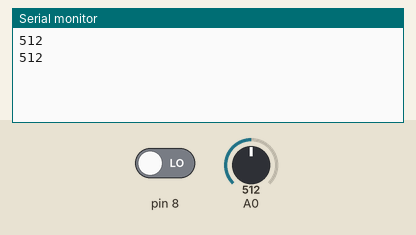
A sketch run on a simulated Arduino Uno, built with avr-gcc and run on an emulated ATmega328P. On the bench: the last lines printed to the serial monitor. The test bench sets the inputs (shaded band); at power-on: A0 = 512, pin 8 LOW.

Above: at 1.8 s.
1.9 s: A0 set to 716
At 2.4 s:
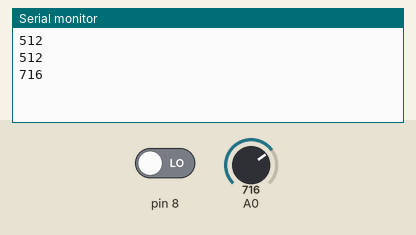
3.4 s: A0 set to 900
At 4.8 s:
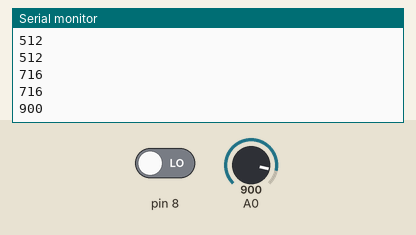
Timing chart, 0 to 6.4 s (numbered marks = the images above; inputs shaded):
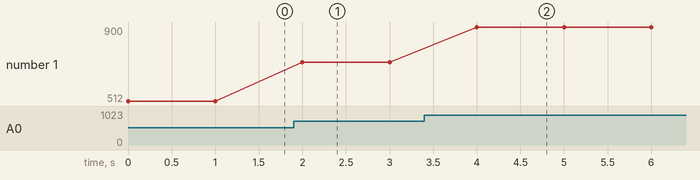

The sketch:

line_sensor.ino
```cpp
void setup() {
  // put your setup code here, to run once:
  Serial.begin(9600);

  pinMode(A0, INPUT);
  pinMode(8, INPUT);

}

void loop() {
  // put your main code here, to run repeatedly:

int analogSig = analogRead(A0);

bool digitalSig = digitalRead(8);

Serial.println(analogSig);
//Serial.println(digitalSig);
  delay(1000);
}
```

Measured:
- after the input at 1.9 s, the serial monitor: prints a new line after 0.10 s (image 1)
- after the input at 3.4 s, the serial monitor: prints a new line after 0.60 s (image 2)
- plotted number 1: 512 → 716 after the input at 1.9 s, 716 → 900 after the input at 3.4 s
